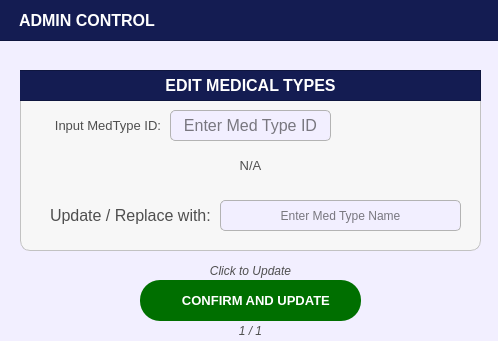
<?xml version="1.0" encoding="UTF-8"?>
<ui version="4.0">
 <class>PopUp_citizenprofileFilterOptions</class>
 <widget class="QDialog" name="PopUp_citizenprofileFilterOptions">
  <property name="geometry">
   <rect>
    <x>0</x>
    <y>0</y>
    <width>498</width>
    <height>341</height>
   </rect>
  </property>
  <property name="sizePolicy">
   <sizepolicy hsizetype="Fixed" vsizetype="Fixed">
    <horstretch>0</horstretch>
    <verstretch>0</verstretch>
   </sizepolicy>
  </property>
  <property name="palette">
   <palette>
    <active>
     <colorrole role="WindowText">
      <brush brushstyle="SolidPattern">
       <color alpha="255">
        <red>255</red>
        <green>255</green>
        <blue>255</blue>
       </color>
      </brush>
     </colorrole>
     <colorrole role="Button">
      <brush brushstyle="SolidPattern">
       <color alpha="255">
        <red>242</red>
        <green>239</green>
        <blue>255</blue>
       </color>
      </brush>
     </colorrole>
     <colorrole role="Light">
      <brush brushstyle="SolidPattern">
       <color alpha="255">
        <red>88</red>
        <green>86</green>
        <blue>150</blue>
       </color>
      </brush>
     </colorrole>
     <colorrole role="Midlight">
      <brush brushstyle="SolidPattern">
       <color alpha="255">
        <red>73</red>
        <green>71</green>
        <blue>125</blue>
       </color>
      </brush>
     </colorrole>
     <colorrole role="Dark">
      <brush brushstyle="SolidPattern">
       <color alpha="255">
        <red>29</red>
        <green>29</green>
        <blue>50</blue>
       </color>
      </brush>
     </colorrole>
     <colorrole role="Mid">
      <brush brushstyle="SolidPattern">
       <color alpha="255">
        <red>39</red>
        <green>38</green>
        <blue>67</blue>
       </color>
      </brush>
     </colorrole>
     <colorrole role="Text">
      <brush brushstyle="SolidPattern">
       <color alpha="255">
        <red>255</red>
        <green>255</green>
        <blue>255</blue>
       </color>
      </brush>
     </colorrole>
     <colorrole role="BrightText">
      <brush brushstyle="SolidPattern">
       <color alpha="255">
        <red>255</red>
        <green>255</green>
        <blue>255</blue>
       </color>
      </brush>
     </colorrole>
     <colorrole role="ButtonText">
      <brush brushstyle="SolidPattern">
       <color alpha="255">
        <red>255</red>
        <green>255</green>
        <blue>255</blue>
       </color>
      </brush>
     </colorrole>
     <colorrole role="Base">
      <brush brushstyle="SolidPattern">
       <color alpha="255">
        <red>242</red>
        <green>239</green>
        <blue>255</blue>
       </color>
      </brush>
     </colorrole>
     <colorrole role="Window">
      <brush brushstyle="SolidPattern">
       <color alpha="255">
        <red>242</red>
        <green>239</green>
        <blue>255</blue>
       </color>
      </brush>
     </colorrole>
     <colorrole role="Shadow">
      <brush brushstyle="SolidPattern">
       <color alpha="255">
        <red>16</red>
        <green>36</green>
        <blue>7</blue>
       </color>
      </brush>
     </colorrole>
     <colorrole role="AlternateBase">
      <brush brushstyle="SolidPattern">
       <color alpha="255">
        <red>29</red>
        <green>28</green>
        <blue>50</blue>
       </color>
      </brush>
     </colorrole>
     <colorrole role="ToolTipBase">
      <brush brushstyle="SolidPattern">
       <color alpha="255">
        <red>255</red>
        <green>255</green>
        <blue>220</blue>
       </color>
      </brush>
     </colorrole>
     <colorrole role="ToolTipText">
      <brush brushstyle="SolidPattern">
       <color alpha="255">
        <red>52</red>
        <green>138</green>
        <blue>46</blue>
       </color>
      </brush>
     </colorrole>
     <colorrole role="PlaceholderText">
      <brush brushstyle="SolidPattern">
       <color alpha="127">
        <red>255</red>
        <green>255</green>
        <blue>255</blue>
       </color>
      </brush>
     </colorrole>
     <colorrole role="Accent">
      <brush brushstyle="SolidPattern">
       <color alpha="255">
        <red>0</red>
        <green>255</green>
        <blue>0</blue>
       </color>
      </brush>
     </colorrole>
    </active>
    <inactive>
     <colorrole role="WindowText">
      <brush brushstyle="SolidPattern">
       <color alpha="255">
        <red>255</red>
        <green>255</green>
        <blue>255</blue>
       </color>
      </brush>
     </colorrole>
     <colorrole role="Button">
      <brush brushstyle="SolidPattern">
       <color alpha="255">
        <red>242</red>
        <green>239</green>
        <blue>255</blue>
       </color>
      </brush>
     </colorrole>
     <colorrole role="Light">
      <brush brushstyle="SolidPattern">
       <color alpha="255">
        <red>88</red>
        <green>86</green>
        <blue>150</blue>
       </color>
      </brush>
     </colorrole>
     <colorrole role="Midlight">
      <brush brushstyle="SolidPattern">
       <color alpha="255">
        <red>73</red>
        <green>71</green>
        <blue>125</blue>
       </color>
      </brush>
     </colorrole>
     <colorrole role="Dark">
      <brush brushstyle="SolidPattern">
       <color alpha="255">
        <red>29</red>
        <green>29</green>
        <blue>50</blue>
       </color>
      </brush>
     </colorrole>
     <colorrole role="Mid">
      <brush brushstyle="SolidPattern">
       <color alpha="255">
        <red>39</red>
        <green>38</green>
        <blue>67</blue>
       </color>
      </brush>
     </colorrole>
     <colorrole role="Text">
      <brush brushstyle="SolidPattern">
       <color alpha="255">
        <red>255</red>
        <green>255</green>
        <blue>255</blue>
       </color>
      </brush>
     </colorrole>
     <colorrole role="BrightText">
      <brush brushstyle="SolidPattern">
       <color alpha="255">
        <red>255</red>
        <green>255</green>
        <blue>255</blue>
       </color>
      </brush>
     </colorrole>
     <colorrole role="ButtonText">
      <brush brushstyle="SolidPattern">
       <color alpha="255">
        <red>255</red>
        <green>255</green>
        <blue>255</blue>
       </color>
      </brush>
     </colorrole>
     <colorrole role="Base">
      <brush brushstyle="SolidPattern">
       <color alpha="255">
        <red>242</red>
        <green>239</green>
        <blue>255</blue>
       </color>
      </brush>
     </colorrole>
     <colorrole role="Window">
      <brush brushstyle="SolidPattern">
       <color alpha="255">
        <red>242</red>
        <green>239</green>
        <blue>255</blue>
       </color>
      </brush>
     </colorrole>
     <colorrole role="Shadow">
      <brush brushstyle="SolidPattern">
       <color alpha="255">
        <red>16</red>
        <green>36</green>
        <blue>7</blue>
       </color>
      </brush>
     </colorrole>
     <colorrole role="AlternateBase">
      <brush brushstyle="SolidPattern">
       <color alpha="255">
        <red>29</red>
        <green>28</green>
        <blue>50</blue>
       </color>
      </brush>
     </colorrole>
     <colorrole role="ToolTipBase">
      <brush brushstyle="SolidPattern">
       <color alpha="255">
        <red>255</red>
        <green>255</green>
        <blue>220</blue>
       </color>
      </brush>
     </colorrole>
     <colorrole role="ToolTipText">
      <brush brushstyle="SolidPattern">
       <color alpha="255">
        <red>52</red>
        <green>138</green>
        <blue>46</blue>
       </color>
      </brush>
     </colorrole>
     <colorrole role="PlaceholderText">
      <brush brushstyle="SolidPattern">
       <color alpha="127">
        <red>255</red>
        <green>255</green>
        <blue>255</blue>
       </color>
      </brush>
     </colorrole>
     <colorrole role="Accent">
      <brush brushstyle="SolidPattern">
       <color alpha="255">
        <red>0</red>
        <green>255</green>
        <blue>0</blue>
       </color>
      </brush>
     </colorrole>
    </inactive>
    <disabled>
     <colorrole role="WindowText">
      <brush brushstyle="SolidPattern">
       <color alpha="255">
        <red>29</red>
        <green>29</green>
        <blue>50</blue>
       </color>
      </brush>
     </colorrole>
     <colorrole role="Button">
      <brush brushstyle="SolidPattern">
       <color alpha="255">
        <red>242</red>
        <green>239</green>
        <blue>255</blue>
       </color>
      </brush>
     </colorrole>
     <colorrole role="Light">
      <brush brushstyle="SolidPattern">
       <color alpha="255">
        <red>88</red>
        <green>86</green>
        <blue>150</blue>
       </color>
      </brush>
     </colorrole>
     <colorrole role="Midlight">
      <brush brushstyle="SolidPattern">
       <color alpha="255">
        <red>73</red>
        <green>71</green>
        <blue>125</blue>
       </color>
      </brush>
     </colorrole>
     <colorrole role="Dark">
      <brush brushstyle="SolidPattern">
       <color alpha="255">
        <red>29</red>
        <green>29</green>
        <blue>50</blue>
       </color>
      </brush>
     </colorrole>
     <colorrole role="Mid">
      <brush brushstyle="SolidPattern">
       <color alpha="255">
        <red>39</red>
        <green>38</green>
        <blue>67</blue>
       </color>
      </brush>
     </colorrole>
     <colorrole role="Text">
      <brush brushstyle="SolidPattern">
       <color alpha="255">
        <red>29</red>
        <green>29</green>
        <blue>50</blue>
       </color>
      </brush>
     </colorrole>
     <colorrole role="BrightText">
      <brush brushstyle="SolidPattern">
       <color alpha="255">
        <red>255</red>
        <green>255</green>
        <blue>255</blue>
       </color>
      </brush>
     </colorrole>
     <colorrole role="ButtonText">
      <brush brushstyle="SolidPattern">
       <color alpha="255">
        <red>29</red>
        <green>29</green>
        <blue>50</blue>
       </color>
      </brush>
     </colorrole>
     <colorrole role="Base">
      <brush brushstyle="SolidPattern">
       <color alpha="255">
        <red>242</red>
        <green>239</green>
        <blue>255</blue>
       </color>
      </brush>
     </colorrole>
     <colorrole role="Window">
      <brush brushstyle="SolidPattern">
       <color alpha="255">
        <red>242</red>
        <green>239</green>
        <blue>255</blue>
       </color>
      </brush>
     </colorrole>
     <colorrole role="Shadow">
      <brush brushstyle="SolidPattern">
       <color alpha="255">
        <red>16</red>
        <green>36</green>
        <blue>7</blue>
       </color>
      </brush>
     </colorrole>
     <colorrole role="AlternateBase">
      <brush brushstyle="SolidPattern">
       <color alpha="255">
        <red>59</red>
        <green>57</green>
        <blue>100</blue>
       </color>
      </brush>
     </colorrole>
     <colorrole role="ToolTipBase">
      <brush brushstyle="SolidPattern">
       <color alpha="255">
        <red>255</red>
        <green>255</green>
        <blue>220</blue>
       </color>
      </brush>
     </colorrole>
     <colorrole role="ToolTipText">
      <brush brushstyle="SolidPattern">
       <color alpha="255">
        <red>52</red>
        <green>138</green>
        <blue>46</blue>
       </color>
      </brush>
     </colorrole>
     <colorrole role="PlaceholderText">
      <brush brushstyle="SolidPattern">
       <color alpha="127">
        <red>29</red>
        <green>29</green>
        <blue>50</blue>
       </color>
      </brush>
     </colorrole>
     <colorrole role="Accent">
      <brush brushstyle="SolidPattern">
       <color alpha="255">
        <red>0</red>
        <green>255</green>
        <blue>0</blue>
       </color>
      </brush>
     </colorrole>
    </disabled>
   </palette>
  </property>
  <property name="cursor">
   <cursorShape>PointingHandCursor</cursorShape>
  </property>
  <property name="windowTitle">
   <string>Dialog</string>
  </property>
  <property name="styleSheet">
   <string notr="true">#PopUp_citizenprofileFilterOptions{
	background-color: #f2efff;
}</string>
  </property>
  <widget class="QFrame" name="basePopUpTitleFrame">
   <property name="geometry">
    <rect>
     <x>-1</x>
     <y>-10</y>
     <width>501</width>
     <height>51</height>
    </rect>
   </property>
   <property name="styleSheet">
    <string notr="true">#basePopUpTitleFrame {
	background-color: #141c52;
}</string>
   </property>
   <property name="frameShape">
    <enum>QFrame::Shape::StyledPanel</enum>
   </property>
   <property name="frameShadow">
    <enum>QFrame::Shadow::Raised</enum>
   </property>
   <widget class="QLabel" name="label_titleFilterOptions">
    <property name="geometry">
     <rect>
      <x>20</x>
      <y>10</y>
      <width>311</width>
      <height>41</height>
     </rect>
    </property>
    <property name="font">
     <font>
      <family>Arial</family>
      <pointsize>12</pointsize>
      <bold>true</bold>
     </font>
    </property>
    <property name="styleSheet">
     <string notr="true">#label_titleFilterOptions {
	background-color: transparent;
	color: #FFFFFF;
}
</string>
    </property>
    <property name="text">
     <string>ADMIN CONTROL</string>
    </property>
    <property name="alignment">
     <set>Qt::AlignmentFlag::AlignLeading|Qt::AlignmentFlag::AlignLeft|Qt::AlignmentFlag::AlignVCenter</set>
    </property>
   </widget>
  </widget>
  <widget class="QFrame" name="basePopUpBodyFrame_2">
   <property name="geometry">
    <rect>
     <x>20</x>
     <y>70</y>
     <width>461</width>
     <height>181</height>
    </rect>
   </property>
   <property name="styleSheet">
    <string notr="true">#basePopUpBodyFrame_2 {
	background-color: rgb(247, 247, 247);
	border: 1px solid rgb(194, 194, 194);
	border-radius: 10px;
}</string>
   </property>
   <property name="frameShape">
    <enum>QFrame::Shape::StyledPanel</enum>
   </property>
   <property name="frameShadow">
    <enum>QFrame::Shadow::Raised</enum>
   </property>
   <widget class="QFrame" name="basePopUpTitleFrame_2">
    <property name="geometry">
     <rect>
      <x>-10</x>
      <y>0</y>
      <width>471</width>
      <height>31</height>
     </rect>
    </property>
    <property name="styleSheet">
     <string notr="true">#basePopUpTitleFrame_2 {
	background-color: #141c52;
}</string>
    </property>
    <property name="frameShape">
     <enum>QFrame::Shape::StyledPanel</enum>
    </property>
    <property name="frameShadow">
     <enum>QFrame::Shadow::Raised</enum>
    </property>
    <widget class="QLabel" name="label_title">
     <property name="geometry">
      <rect>
       <x>40</x>
       <y>0</y>
       <width>401</width>
       <height>31</height>
      </rect>
     </property>
     <property name="font">
      <font>
       <family>Arial</family>
       <pointsize>12</pointsize>
       <bold>true</bold>
      </font>
     </property>
     <property name="styleSheet">
      <string notr="true">#label_title{
	background-color:transparent;
	color: rgb(255, 255, 255);
}</string>
     </property>
     <property name="text">
      <string>EDIT MEDICAL TYPES</string>
     </property>
     <property name="alignment">
      <set>Qt::AlignmentFlag::AlignCenter</set>
     </property>
    </widget>
   </widget>
   <widget class="QLineEdit" name="AdmnCon_Input_Med">
    <property name="geometry">
     <rect>
      <x>200</x>
      <y>130</y>
      <width>241</width>
      <height>31</height>
     </rect>
    </property>
    <property name="font">
     <font>
      <family>Arial</family>
      <pointsize>9</pointsize>
     </font>
    </property>
    <property name="styleSheet">
     <string notr="true">#AdmnCon_Input_Med{
	border: 1px solid #b3b3b3;  /* Black border */
    border-radius: 5px;        /* Rounded corners */
    padding: 5px;               /* Inner spacing */
    background-color: #f2efff;  /* Gray background */
    color: #000000; 
}

</string>
    </property>
    <property name="text">
     <string/>
    </property>
    <property name="maxLength">
     <number>35</number>
    </property>
    <property name="alignment">
     <set>Qt::AlignmentFlag::AlignCenter</set>
    </property>
    <property name="placeholderText">
     <string>Enter Med Type Name</string>
    </property>
   </widget>
   <widget class="QLabel" name="register_citizen_labelHomeNumber">
    <property name="geometry">
     <rect>
      <x>30</x>
      <y>130</y>
      <width>161</width>
      <height>31</height>
     </rect>
    </property>
    <property name="font">
     <font>
      <family>Arial</family>
      <pointsize>12</pointsize>
     </font>
    </property>
    <property name="styleSheet">
     <string notr="true">#register_citizen_labelHomeNumber{
	background-color:transparent;
	color:#4f4f4f;
}</string>
    </property>
    <property name="text">
     <string>Update / Replace with:</string>
    </property>
    <property name="alignment">
     <set>Qt::AlignmentFlag::AlignLeading|Qt::AlignmentFlag::AlignLeft|Qt::AlignmentFlag::AlignVCenter</set>
    </property>
   </widget>
   <widget class="QLineEdit" name="input_id_search">
    <property name="geometry">
     <rect>
      <x>150</x>
      <y>40</y>
      <width>161</width>
      <height>31</height>
     </rect>
    </property>
    <property name="font">
     <font>
      <family>Arial</family>
      <pointsize>12</pointsize>
     </font>
    </property>
    <property name="styleSheet">
     <string notr="true">#input_id_search{
	border: 1px solid #b3b3b3;  /* Black border */
    border-radius: 5px;        /* Rounded corners */
    padding: 5px;               /* Inner spacing */
    background-color: #f2efff;  /* Gray background */
    color: #000000; 
}

</string>
    </property>
    <property name="text">
     <string/>
    </property>
    <property name="maxLength">
     <number>35</number>
    </property>
    <property name="alignment">
     <set>Qt::AlignmentFlag::AlignCenter</set>
    </property>
    <property name="placeholderText">
     <string>Enter Med Type ID</string>
    </property>
   </widget>
   <widget class="QLabel" name="display_searched">
    <property name="geometry">
     <rect>
      <x>0</x>
      <y>80</y>
      <width>461</width>
      <height>31</height>
     </rect>
    </property>
    <property name="font">
     <font>
      <family>Arial</family>
      <pointsize>10</pointsize>
     </font>
    </property>
    <property name="styleSheet">
     <string notr="true">#display_searched{
	background-color:transparent;
	color:#4f4f4f;
}</string>
    </property>
    <property name="text">
     <string>N/A</string>
    </property>
    <property name="alignment">
     <set>Qt::AlignmentFlag::AlignCenter</set>
    </property>
   </widget>
   <widget class="QLabel" name="label_comment">
    <property name="geometry">
     <rect>
      <x>30</x>
      <y>40</y>
      <width>111</width>
      <height>31</height>
     </rect>
    </property>
    <property name="font">
     <font>
      <family>Arial</family>
      <pointsize>10</pointsize>
     </font>
    </property>
    <property name="styleSheet">
     <string notr="true">#label_comment{
	background-color:transparent;
	color:#4f4f4f;
}</string>
    </property>
    <property name="text">
     <string>Input MedType ID:</string>
    </property>
    <property name="alignment">
     <set>Qt::AlignmentFlag::AlignRight|Qt::AlignmentFlag::AlignTrailing|Qt::AlignmentFlag::AlignVCenter</set>
    </property>
   </widget>
  </widget>
  <widget class="QPushButton" name="register_buttonConfirmHousehold_SaveForm">
   <property name="geometry">
    <rect>
     <x>140</x>
     <y>280</y>
     <width>221</width>
     <height>41</height>
    </rect>
   </property>
   <property name="font">
    <font>
     <family>Arial</family>
     <pointsize>10</pointsize>
     <bold>true</bold>
    </font>
   </property>
   <property name="cursor">
    <cursorShape>PointingHandCursor</cursorShape>
   </property>
   <property name="styleSheet">
    <string notr="true">#register_buttonConfirmHousehold_SaveForm {
    background-color: #006f00;
    color: white;
    border-radius: 20px;
    padding: 10px; /* Optional: Adjusts spacing inside the button */
}
#register_buttonConfirmHousehold_SaveForm:hover {
    background-color: #00a600; /* Slightly lighter blue when hovered */
}
#register_buttonConfirmHousehold_SaveForm:pressed {
    background-color: #005d00; /* Darker blue when clicked */
}</string>
   </property>
   <property name="text">
    <string>   CONFIRM AND UPDATE</string>
   </property>
   <property name="icon">
    <iconset>
     <normaloff>../../../Assets/FuncIcons/icon_confirm.svg</normaloff>../../../Assets/FuncIcons/icon_confirm.svg</iconset>
   </property>
   <property name="iconSize">
    <size>
     <width>30</width>
     <height>30</height>
    </size>
   </property>
  </widget>
  <widget class="QLabel" name="progress">
   <property name="geometry">
    <rect>
     <x>200</x>
     <y>320</y>
     <width>101</width>
     <height>21</height>
    </rect>
   </property>
   <property name="font">
    <font>
     <family>Arial</family>
     <pointsize>9</pointsize>
     <italic>true</italic>
     <bold>false</bold>
    </font>
   </property>
   <property name="styleSheet">
    <string notr="true">#progress {
	background-color: transparent;
	color: #4f4f4f;
}
</string>
   </property>
   <property name="text">
    <string>1 / 1</string>
   </property>
   <property name="alignment">
    <set>Qt::AlignmentFlag::AlignCenter</set>
   </property>
  </widget>
  <widget class="QLabel" name="notenote">
   <property name="geometry">
    <rect>
     <x>140</x>
     <y>260</y>
     <width>221</width>
     <height>21</height>
    </rect>
   </property>
   <property name="font">
    <font>
     <family>Arial</family>
     <pointsize>9</pointsize>
     <italic>true</italic>
     <bold>false</bold>
    </font>
   </property>
   <property name="styleSheet">
    <string notr="true">#notenote {
	background-color: transparent;
	color: #4f4f4f;
}
</string>
   </property>
   <property name="text">
    <string>Click to Update</string>
   </property>
   <property name="alignment">
    <set>Qt::AlignmentFlag::AlignCenter</set>
   </property>
  </widget>
 </widget>
 <resources/>
 <connections/>
</ui>
